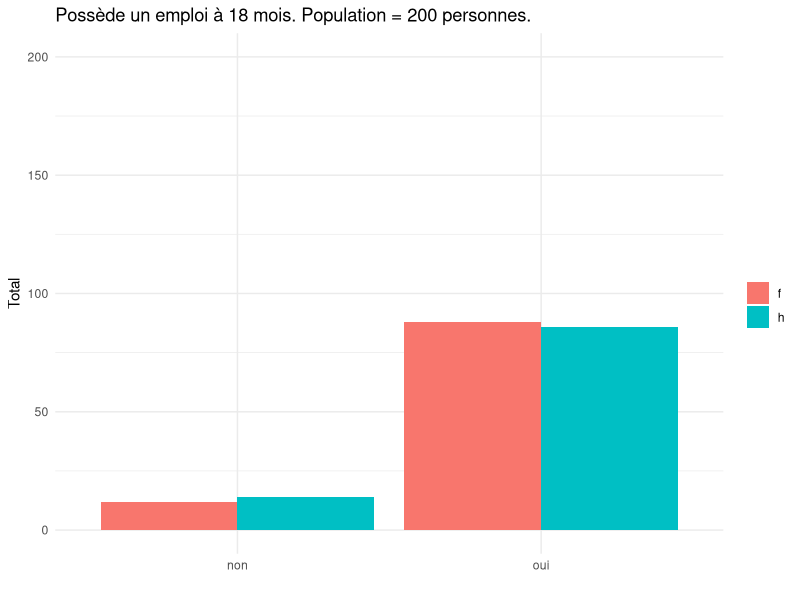
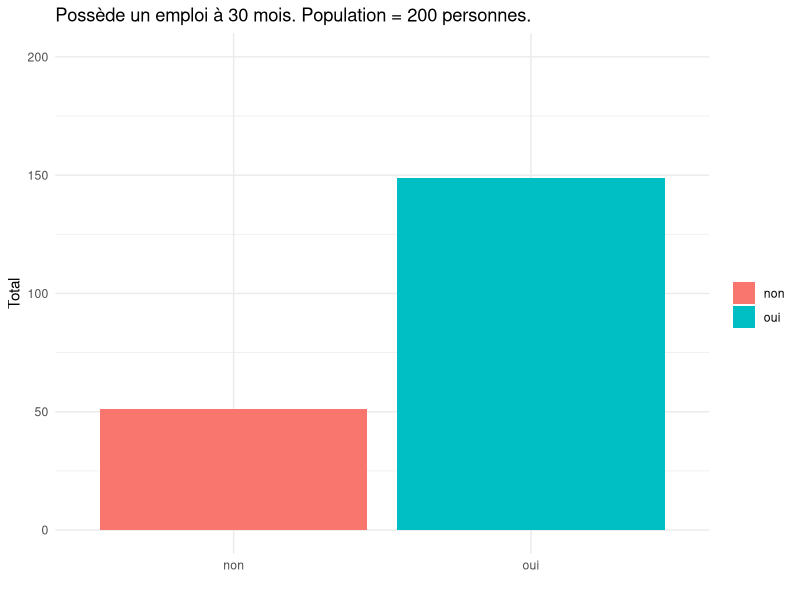

The R source for these figures, in order:

library(ggplot2)
#library(shiny)
#setwd("/Users/Rico/GitHubs_Repo/ter-ove-2017/")
#donne <- read.csv(file="data.csv",head=TRUE,sep="\t")

#on crée une fonction pourcentage afin de faciliter le calcule de pourcentage
pourcentage<- function(tableau, sub){
  #  pr<- paste(round((nrow(sub)*100)/nrow(tableau), digits = 2), "%")
  pr<- round((nrow(sub)*100)/nrow(tableau), digits = 2)
  return(pr)
}

salaireBrut<-function(salaireNet){
  salaire<-salaireNet*1.299
  return(salaire)
}

#Premièrement on génére des données aleatoires
n<-200 #taille des donees a generer

# 18 mois
q4_3 <- sample(1:3, size=n,prob=c(0.84, 0.05, 0.11), replace= TRUE) # Possède un emploi ou pas
q6_5 <- sample(1:13, size=n, replace= TRUE) # Type d'emploi
q6_6r<- sample(2:7, size=n, replace = TRUE) # Niveau d'emploi (ex: Cadre, Ingénieur, etc)
q6_7 <- sample(1:2, size = n,prob=c(0.82, 0.18), replace = TRUE) # Temps partiel ou pleins
q6_14a<-sample(1:99, size=n, replace= TRUE) # Départements
q6_9<-sample(13*10:20*10, size = n, replace = TRUE) #Salaire Net
q2_2<- sample(1:3, size = n, prob = c(0.1, 0.08, 0.82), replace = TRUE) #boursier
# 30 mois
q7_1 <- sample(1:3, size=n, prob=c(0.75, 0.20, 0.05),replace= TRUE) # Possède un emploi ou non
q8_1 <- sample(1:13, size=n, replace= TRUE) # Type d'emploi
q8_2r<- sample(2:7, size= n, replace = TRUE) # Niveau d'emploi (ex: Cadre, Ingénieur, etc)
q8_3<- sample(1:2, size = n,prob=c(0.71, 0.29), replace = TRUE) # Temps partiel ou pleins
dep30 <- sample(1:99, size = n, replace = TRUE) # Non présent dans le questionaire
q8_5<-sample(13*10:20*10, size = n, replace = TRUE) # Salaire Net
boursier30<-sample(1:3, size = n, prob = c(0.1, 0.08, 0.82), replace = TRUE) # Boursier Non present dans le questionnaire

c_sexe<-sample(c("h", "f"), n, prob=c(0.54, 0.46), replace=TRUE) #Definition de sexes

# Data frame avec l'ensemble des donnees
universite <- data.frame(q4_3 , q6_5, q6_6r, q6_7, q7_1, q8_1, q8_2r, q8_3, c_sexe, q6_14a, dep30 , q6_9, q8_5, q2_2, boursier30)
head(universite, n=2)

#On utilise subset afin de filtrer les données et travailler sur ceux qui ont un emploi

insertion<-subset(universite, q4_3 == 1)
insertion2<-subset(universite, q7_1 == 1)
stable<-subset(insertion, q6_5 == 1 | q6_5 == 2 | q6_5 == 3)
stable2<-subset(insertion2, q8_1 == 1 | q8_1 == 2 | q8_1 == 3)
niveauEmploi<-subset(insertion, q6_6r == 2 | q6_6r == 4)
niveauEmploi2<-subset(insertion2, q8_2r == 2 | q8_2r == 4)
tempsPlein<-subset(insertion, q6_7 == 1)
tempsPlein2<-subset(insertion2, q8_3 == 1)

salBrut<-with(tempsPlein, tempsPlein$q6_9) # On recupère uniquement la colonne des salaire net 
salBrut<-salaireBrut(salBrut) #on applique la fonciton de transformation en salaire brut
salBrut30<-salaireBrut(with(tempsPlein2, tempsPlein2$q8_5)) # code du haut en imbriqué 

#On formatte les données en data frame et on affiche les données

departement<-75 # On choisit un numéro de département

pourcentage18<-c(pourcentage(universite, insertion), pourcentage(insertion, stable), pourcentage(insertion, tempsPlein), pourcentage(insertion, niveauEmploi), pourcentage(insertion, subset(insertion, q6_6r == 2)), pourcentage(insertion, subset(insertion, insertion$q6_14a != departement)), median(tempsPlein$q6_9), median(salBrut))
pourcentage30<-c(pourcentage(universite, insertion2) ,pourcentage(insertion2, stable2),  pourcentage(insertion2, tempsPlein2), pourcentage(insertion2, niveauEmploi2), pourcentage(insertion, subset(insertion2, q8_2r == 2)), pourcentage(insertion2, subset(insertion2, insertion2$dep30 != departement)), median(tempsPlein2$q8_5), median(salBrut30))
df<-data.frame(pourcentage18, pourcentage30, row.names = c("Taux d'insertion","Part des emplois stable", "Part des emplois a temps plein", "Part des emplois de niveau cadre ou profession intermédiaire", "Part des emplois de niveau cadre", "Part des emplois en dehors de la région", "Salaire Net Median des emplois à Temps Plein", "Salaire brut annuel médian estimé"))
colnames(df) <-c("18 mois", "30 mois")
print(df)
# t(df) # Si on veut transposer la matrice (colonnes deviennent lignes, lignes deviennent colonnes)

#On essaye de plot certaines données

#Afin d'avoir un affichage plus clair pour le plot (oui ou non)
universite$insertion18 <-ifelse(universite$q4_3 ==1, "oui", "non")

plotInsertion<-ggplot(universite, aes(x=universite$insertion18, fill=universite$c_sexe)) 
plotInsertion<- plotInsertion + geom_bar(position=position_dodge()) 
plotInsertion<- plotInsertion + xlab("") 
plotInsertion<- plotInsertion + ylab("Total") 
plotInsertion<- plotInsertion + ylim(c(0, n))
plotInsertion<- plotInsertion + ggtitle("Possède un emploi à 18 mois. Population = 200 personnes.") 
plotInsertion<- plotInsertion + scale_fill_discrete(name = "")
plotInsertion<- plotInsertion + theme_minimal()
plotInsertion

universite$insertion30 <-ifelse(universite$q7_1 ==1, "oui", "non")
plotInsertion2<-ggplot(universite, aes(x=universite$insertion30, fill=universite$insertion30)) 
plotInsertion2<- plotInsertion2 + geom_bar(position=position_dodge()) 
plotInsertion2<- plotInsertion2 + xlab("") 
plotInsertion2<- plotInsertion2 + ylab("Total") 
plotInsertion2<- plotInsertion2 + ylim(c(0,n))
plotInsertion2<- plotInsertion2 + ggtitle("Possède un emploi à 30 mois. Population = 200 personnes.") 
plotInsertion2<- plotInsertion2 + scale_fill_discrete(name = "")
plotInsertion2<- plotInsertion2 + theme_minimal()
plotInsertion2

#qplot(universite$q6_5, data = universite, bins=30, size = universite$q6_5)
#ggplot(universite, aes(x = universite$q4_3)) + geom_bar()

#qplot(x=df$`18 mois`,data= df, main="Univerité données a 18 mois", ylim=c(0, 50), xlim = c(0, 100), bins=30)

#a<-ggplot(data = df, aes(x = df$`18 mois`, y = sum(df$`18 mois`)), bins=30)
#a<- a+geom_count()
#a<-a+xlab("Duree des emplois")+ylab("Total")+ggtitle("Test de plots des emploi stables a 18 mois")+scale_color_discrete(name = "Légende")
#print(a)